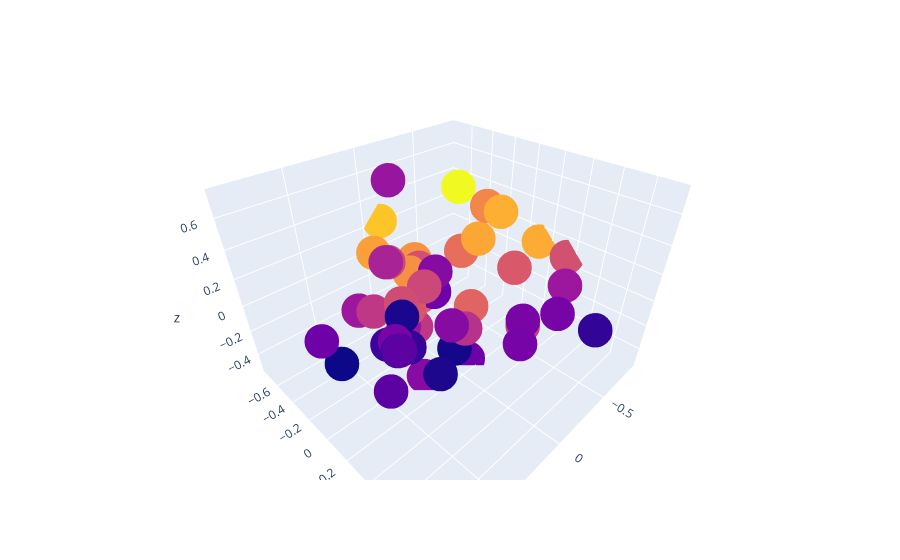

Notebook cell for this chart:
### Code cell
specific = ["energy", "liveness", "tempo", "valence", "loudness", "speechiness", "acousticness", "danceability", "instrumentalness"]
text1 = dataset["artist"] + " - " + dataset["name"]
text2 = text1.values


X = dataset[specific].head(50).values
y = dataset["danceability"].head(50).values

min_max_scaler = MinMaxScaler()
X = min_max_scaler.fit_transform(X)

pca = PCA(n_components=3)
pca.fit(X)

X = pca.transform(X)

import plotly.offline as py
py.init_notebook_mode(connected=True)
import plotly.graph_objs as go
import plotly.tools as tls

trace = go.Scatter3d(
    x=X[:,0],
    y=X[:,1],
    z=X[:,2],
    text=text2,
    mode="markers",
    marker=dict(
        size=12,
        color=y
    )
)

fig = go.Figure(data=[trace])
py.iplot(fig, filename="test-graph")

### Figure 1 — Plotly figure (JSON) as saved in the notebook; plotly's stock layout.template omitted (floating-point values rounded to 4 significant figures; data arrays with more than 128 entries replaced by an {"elided": "..."} marker saying what was removed)
{"data": [{"marker": {"color": [0.502, 0.392, 0.723, 0.579, 0.579, 0.392, 0.27, 0.412, 0.31, 0.564, 0.438, 0.559, 0.515, 0.412, 0.377, 0.694, 0.634, 0.532, 0.284, 0.651, 0.5, 0.307, 0.543, 0.317, 0.688, 0.443, 0.285, 0.356, 0.38, 0.53, 0.464, 0.437, 0.442, 0.394, 0.413, 0.572, 0.333, 0.356, 0.539, 0.653, 0.674, 0.49, 0.556, 0.396, 0.787, 0.547, 0.683, 0.278, 0.596, 0.38], "size": 12}, "mode": "markers", "text": {"elided": "3051 str values"}, "type": "scatter3d", "x": [0.2867, -0.2443, -0.1047, -0.36, -0.1147, -0.1716, 0.7293, 0.1567, 0.2489, -0.142, 0.1973, -0.5604, -0.3927, -0.1457, -0.1133, -0.5624, -0.55, 0.3989, 0.4774, -0.06912, 0.08415, -0.2425, -0.1542, 0.3059, -0.8399, -0.6845, 0.2835, 0.6451, -0.08862, 0.1822, 0.57, 0.1246, 0.3354, 0.571, 0.2394, -0.1059, 0.5972, 0.5634, 0.4369, -0.2221, 0.05696, -0.04179, 0.2459, -0.3838, -0.4367, -0.8565, -0.5397, 0.03973, -0.5336, 0.8841], "y": [-0.3553, 0.6928, -0.7389, -0.06764, -0.3547, 0.5148, -0.0629, 0.2469, -0.04855, -0.304, -0.1571, 0.1402, 0.3723, -0.211, 0.1374, -0.01166, -0.1219, 0.01403, 0.1992, -0.3936, -0.169, 0.9291, -0.3908, -0.208, 0.1291, 0.4728, 0.2795, 0.3823, -0.1668, 0.04587, 0.2308, -0.295, -0.4593, 0.2477, 0.07359, -0.365, 0.298, 0.1512, 0.1473, -0.5142, -0.621, 0.172, -0.02914, 0.3746, -0.2821, 0.3578, -0.1802, 0.1572, -0.3388, 0.07991], "z": [-0.1556, 0.1123, 0.2351, -0.304, -0.2441, -0.183, -0.1281, 0.002074, -0.3022, -0.1732, -0.2172, 0.03079, -0.2497, 0.02813, -0.5183, 0.3984, 0.4072, 0.44, 0.2207, -0.02832, -0.2974, 0.1339, -0.02576, -0.3441, 0.1205, -0.01668, -0.2845, 0.2105, -0.08919, 0.1923, 0.6098, 0.7296, -0.178, 0.1389, -0.4823, -0.1845, 0.1205, -0.3184, 0.259, -0.03808, 0.0888, -0.1842, 0.02216, -0.2, 0.5293, 0.08305, 0.1409, -0.3145, -0.02176, 0.2292]}], "layout": {"autosize": true, "scene": {"aspectmode": "auto", "aspectratio": {"x": 1.133, "y": 1.086, "z": 0.8125}, "camera": {"center": {"x": 0, "y": 0, "z": 0}, "eye": {"x": 0.9889, "y": 0.9889, "z": 0.9889}, "projection": {"type": "perspective"}, "up": {"x": 0, "y": 0, "z": 1}}}}}
